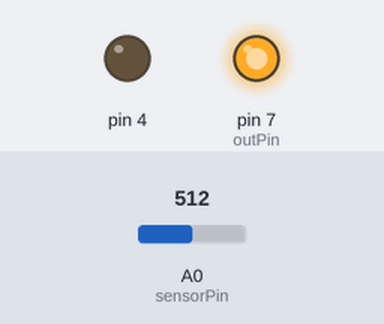
The sketch below on a simulated Arduino Uno, built with avr-gcc and run on an emulated ATmega328P. Shown: output pins drawn as LEDs (lit = HIGH). Inputs (shaded band) come from the test bench; at power-on: A0 (sensorPin) = 512. What the sketch prints to the serial monitor is not drawn.

Above: at 0.1 s.
Timing chart, 0 to 1.6 s (numbered marks = the images above):
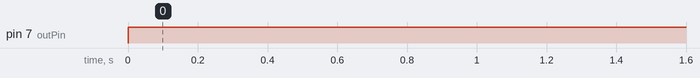

The sketch:

pottest.ino
```cpp
// (licence header left out)
int sensorValue = 0;
int goalValue = 0; //between 0 and 1023 (corresponds to 0 to 5 volts)
int sensorPin = A0;
int outPin = 7;
void setup() {

  Serial.begin(9600); //begins usb communication at 9600 bps


  pinMode(outPin, OUTPUT); //5V output
  pinMode(4, OUTPUT);
  //Setup Channel A


}

void loop(){
  digitalWrite(outPin, HIGH);//Output 5v
  digitalWrite(4, LOW);
  goalValue = Serial.println(sensorValue);

  sensorValue = analogRead(sensorPin);


}
```

Measured:
- by itself, pin 7 (outPin): LOW → HIGH at 0.00 s
